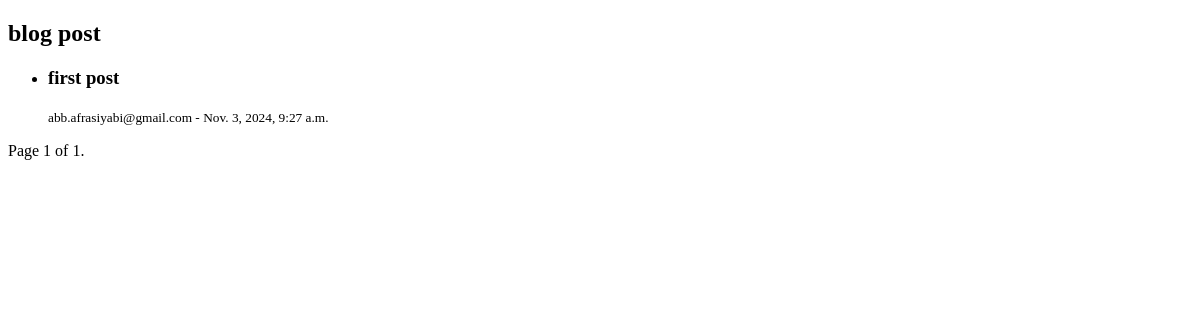
The page /blog/post/ on the database as committed earlier.
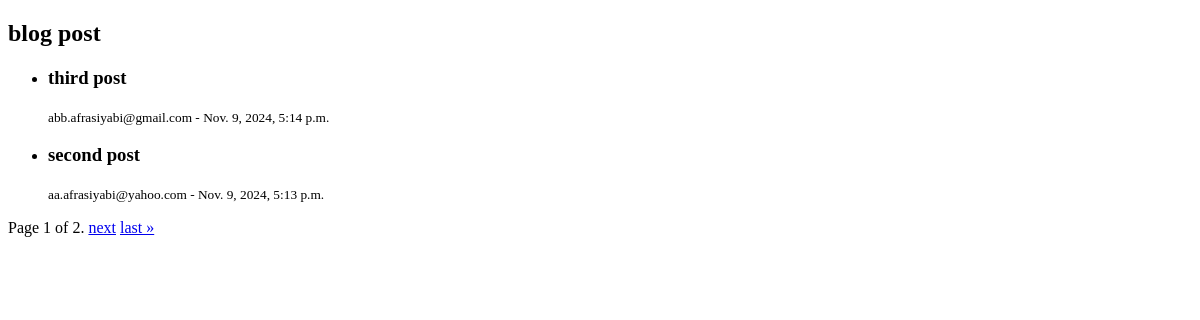
The same page on the database as committed later.
### blog/models.py (models this page shows, shortened)
class Post(models.Model):
    author = models.ForeignKey(User,on_delete=models.CASCADE)
    image = models.ImageField(null=True,blank=True)
    title = models.CharField(max_length=250)
    content=  models.TextField()
    status = models.BooleanField()
    category = models.ForeignKey(Category,on_delete=models.SET_NULL,null=True)
    created_date = models.DateTimeField(auto_now_add=True)
    updated_date = models.DateTimeField(auto_now=True)
    published_date = models.DateTimeField(default=timezone.now)

### account/models.py (models this page shows)
class User(AbstractBaseUser, PermissionsMixin):
    email = models.EmailField(max_length=255, unique=True)
    is_staff = models.BooleanField(default=False)
    is_active = models.BooleanField(default=True)
    first_name = models.CharField(max_length=20)
    REQUIRED_FIELDS = []
    published_date = models.DateTimeField(default=timezone.now)  # یا هر تاریخ دلخواه به عنوان مقدار پیش‌فرض
    created_date = models.DateTimeField(auto_now_add=True)
    updated_date = models.DateTimeField(auto_now=True)
    groups = models.ManyToManyField(
        Group,
        related_name="customuser_groups",  # تغییر نام ارتباط معکوس
        blank=True
    )
    user_permissions = models.ManyToManyField(
        Permission,
        related_name="customuser_permissions",  # تغییر نام ارتباط معکوس
        blank=True
    )
    objects = UserManager()
    USERNAME_FIELD = "email"  # اضافه کردن USERNAME_FIELD به عنوان شناسه اصلی
    def __str__(self):
        return self.email

### blog/views.py (the view)
# urls.py: path("post/", views.PostList.as_view(), name="Post-list"),
class PostList(ListView):
    model = Post
    template_name = "blog/post_list.html"
    context_object_name = "posts"
    paginate_by = 2  # Set the number of posts to show per page.
    ordering = "-published_date"  # Set the order of posts to be displayed. You can also use "-created_date" or any other field.
    queryset = Post.objects.filter(status=True)  # Filter posts to only show published ones. You can also use "-created_date" or any other field.

### templates/blog/post_list.html (shortened to what this page needs)
<!DOCTYPE html>
<html lang="en">
<head>
</head>
<body>
    <h2>blog post</h2>
    {% if posts %}
        <ul>
            {% for post in posts %}
                <li>
                    <h3>{{ post.title }}</h3>
                    <small>{{ post.author }} - {{ post.published_date }} </small>
                </li>
            {% endfor %}
        </ul>
    {% else %}
        <p>No posts available.</p>
    {% endif %}
    <div class="pagination">
        <span class="step-links">
            <span class="current">
                Page {{ page_obj.number }} of {{ page_obj.paginator.num_pages }}.
            </span>
            {% if page_obj.has_next %}
                <a href="?page={{ page_obj.next_page_number }}">next</a>
                <a href="?page={{ page_obj.paginator.num_pages }}">last &raquo;</a>
            {% endif %}
        </span>
    </div>
</body>
</html>

Rows that differ between the two databases and show on the page:
no longer on this page (row unchanged): Post: title "first post", author "abb.afrasiyabi@gmail.com", published_date "Nov. 3, 2024, 9:27 a.m."
added Post: title "third post", author "abb.afrasiyabi@gmail.com", published_date "Nov. 9, 2024, 5:14 p.m."
added Post: title "second post", author "aa.afrasiyabi@yahoo.com", published_date "Nov. 9, 2024, 5:13 p.m."
Other text that changed with them:
{{ page_obj.paginator.num_pages }}: "1" → "2"
text now shown: "next last »"
